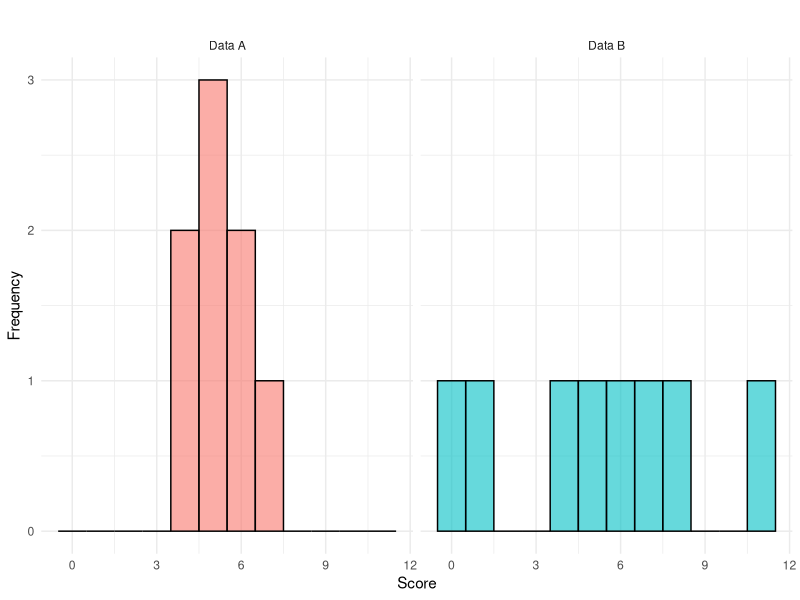
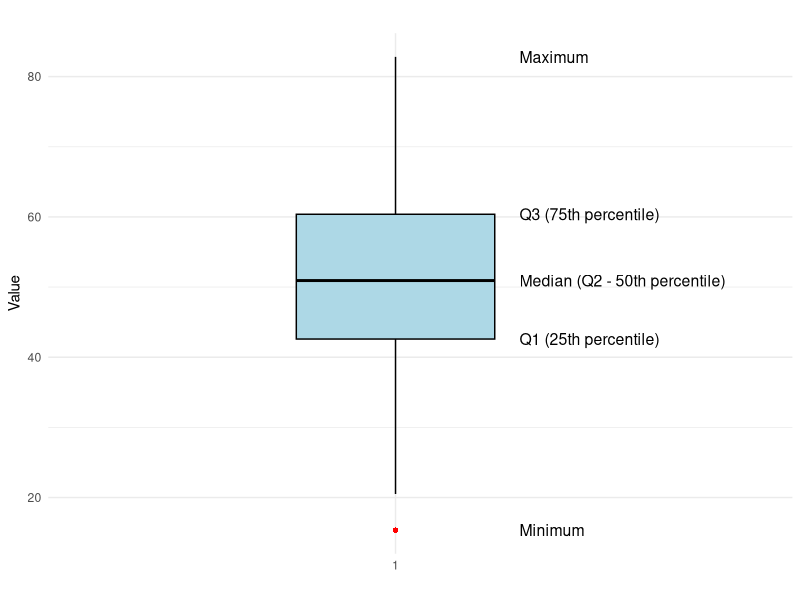
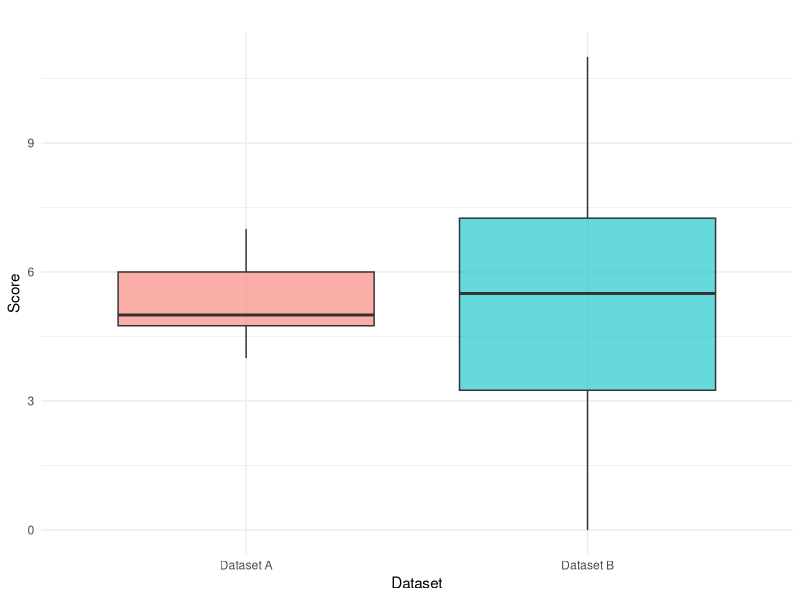
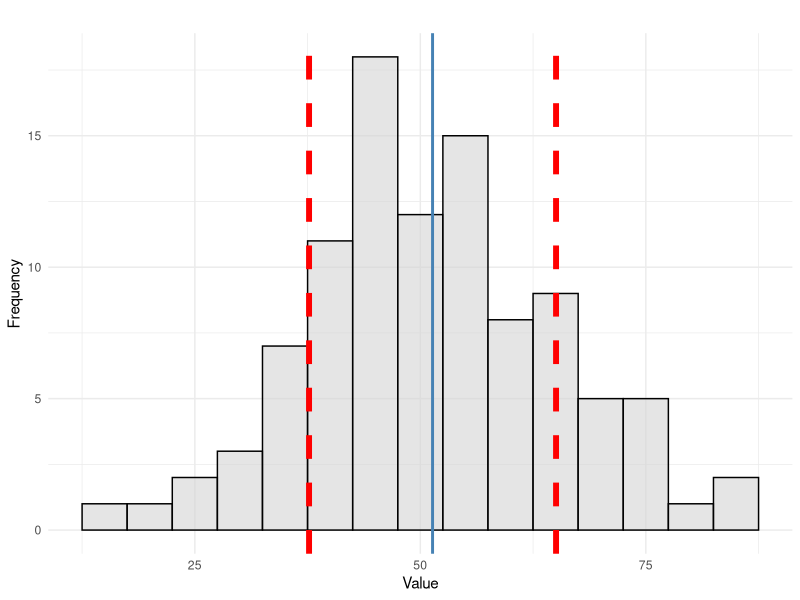
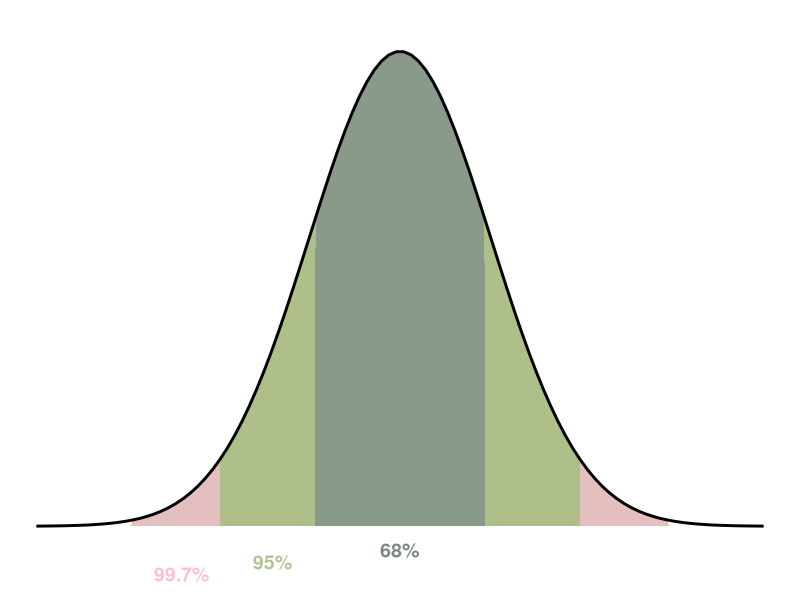
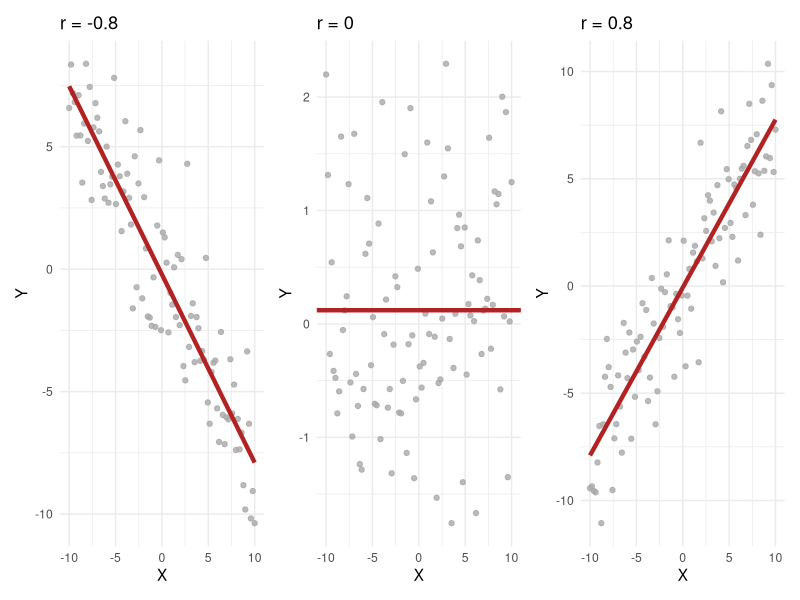

Generate these figures, in order, with R:
## ---- chunk 1
#| include: false
#| message: false
library(ggplot2)
library(dplyr)
library(patchwork)
## ---- chunk 2
#| echo: false
#| message: false
# Create two datasets
data_A <- data.frame(Group = "Data A", Score = c(4, 4, 5, 5, 5, 6, 6, 7))
data_B <- data.frame(Group = "Data B", Score = c(0, 1, 4, 5, 6, 7, 8, 11))

# Combine into one dataframe
data_combined <- bind_rows(data_A, data_B)

# Create the histogram
ggplot(data_combined, aes(x = Score, fill = Group)) +
  geom_histogram(position = "identity", alpha = 0.6, binwidth = 1, color = "black") +
  facet_wrap(~Group, scales = "fixed") +  # Ensures same y-axis scale
  labs(title = " ",
       x = "Score",
       y = "Frequency") +
  theme_minimal() +
  theme(legend.position = "none")
## ---- chunk 3
#| echo: false
#| message: false
# Create example dataset
set.seed(123)
data <- data.frame(Value = rnorm(100, mean = 50, sd = 15))

# Compute the five-number summary
stats <- as.numeric(quantile(data$Value, probs = c(0, 0.25, 0.5, 0.75, 1)))

# Define label positions slightly offset from the boxplot
labels <- data.frame(
  y = stats,
  x = 1.25,  # Slightly offset from the boxplot for visibility
  label = c("Minimum", "Q1 (25th percentile)", "Median (Q2 - 50th percentile)", "Q3 (75th percentile)", "Maximum")
)

# Generate the boxplot with labeled components
ggplot(data, aes(x = factor(1), y = Value)) +
  geom_boxplot(width = 0.4, fill = "lightblue", color = "black", outlier.color = "red", outlier.shape = 16) +
  geom_text(data = labels, aes(x = x, y = y, label = label), hjust = 0, color = "black", size = 4) +
  labs(title = " ", y = "Value", x = "") +
  theme_minimal() +
  coord_cartesian(clip = "off", xlim = c(0.9, 1.2))  # Ensures labels fit without getting clipped
## ---- chunk 4
#| echo: false
#| message: false
#| fig-height: 5
#| fig-width: 7
#| fig-align: center

# Create datasets
data_A <- data.frame(Group = "Dataset A", Score = c(4, 4, 5, 5, 5, 6, 6, 7))
data_B <- data.frame(Group = "Dataset B", Score = c(0, 1, 4, 5, 6, 7, 8, 11))
data_combined <- rbind(data_A, data_B)

# Boxplot
ggplot(data_combined, aes(x = Group, y = Score, fill = Group)) +
  geom_boxplot(outlier.shape = 16, outlier.color = "red", alpha = 0.6) +
  labs(title = "",
       x = "Dataset",
       y = "Score") +
  theme_minimal() +
  theme(legend.position = "none")
## ---- chunk 5
#| echo: false
#| message: false
#| fig-height: 3
#| fig-width: 5
#| fig-align: center

# Generate example data
set.seed(123)
data <- data.frame(Value = rnorm(100, mean = 50, sd = 15))

# Compute mean and standard deviation
mean_value <- mean(data$Value)
sd_value <- sd(data$Value)

# Create histogram with standard deviation bands
ggplot(data, aes(x = Value)) +
  geom_histogram(binwidth = 5, fill = "lightgray", color = "black", alpha = 0.6) +
  geom_vline(aes(xintercept = mean_value), color = "steelblue", linewidth = 1) +
  geom_vline(aes(xintercept = mean_value + sd_value), color = "red", linetype = "dashed",  linewidth = 2) +
  geom_vline(aes(xintercept = mean_value - sd_value), color = "red", linetype = "dashed", linewidth = 2) +
  labs(title = " ",
       x = "Value",
       y = "Frequency") +
  theme_minimal()
## ---- chunk 6
#| echo: false
#| message: false
#| fig-height: 4
#| fig-width: 7
#| fig-align: center

# Create normal distribution data
x <- seq(-4, 4, length=100)
y <- dnorm(x, mean = 0, sd = 1)
data <- data.frame(x, y)

# Define standard deviation ranges
data_fill <- data.frame(
  xmin = c(-1, -2, -3), xmax = c(1, 2, 3),
  ymin = 0, ymax = dnorm(0),
  label = c("68%", "95%", "99.7%"),
  xtext = c(-0, -1.4, -2.4),
  ytext = c(-0.02, -0.03, -0.04),
  color = c("blue", "green", "yellow")
)

# Plot normal curve with Empirical Rule bands and labels
ggplot(data, aes(x, y)) +
  geom_area(data=subset(data, x >= -1 & x <= 1), aes(y=y), fill="blue", alpha=0.3) +
  geom_area(data=subset(data, x >= -2 & x <= 2), aes(y=y), fill="green", alpha=0.3) +
  geom_area(data=subset(data, x >= -3 & x <= 3), aes(y=y), fill="brown", alpha=0.3) +
  geom_line(linewidth=1) +
  geom_text(data=data_fill, aes(x=xtext, y=ytext, label=label, color=color), size=5, fontface="bold") +
  scale_color_manual(values=c("#7b887f", "#b3c494", "pink")) +
  labs(title=" ", x="Standard Deviations", y="Density") +
  theme_void() +
  theme(legend.position = "none")
## ---- chunk 7
#| echo: false
#| message: false
#| fig-height: 4
#| fig-width: 11
#| fig-align: center
#| 
# Generate datasets
n <- 100
x <- seq(-10, 10, length.out = n)

data1 <- data.frame(X = x, Y = -0.8 * x + rnorm(n, sd = 2)) # r = -0.8

data2 <- data.frame(X = x, Y = rnorm(n)) # r = 0

data3 <- data.frame(X = x, Y = 0.8 * x + rnorm(n, sd = 2)) # r = 0.8

# Create plots
p1 <- ggplot(data1, aes(x = X, y = Y)) +
  geom_point(color = "darkgrey", alpha =0.8) +
  geom_smooth(method = "lm", se = FALSE, color = "firebrick", linewidth =1.5) +
  labs(title = "r = -0.8") +
  theme_minimal()

p2 <- ggplot(data2, aes(x = X, y = Y)) +
  geom_point(color = "darkgrey", alpha =0.8) +
geom_hline(yintercept = mean(data2$Y), color = "firebrick", linewidth = 1.5) +  labs(title = "r = 0") +
  theme_minimal()

p3 <- ggplot(data3, aes(x = X, y = Y)) +
  geom_point(color = "darkgrey", alpha =0.8) +
  geom_smooth(method = "lm", se = FALSE, color = "firebrick", linewidth =1.5) +
  labs(title = "r = 0.8") +
  theme_minimal()

# Arrange plots in a 1x3 layout
p1 + p2 + p3 + plot_layout(ncol = 3)
